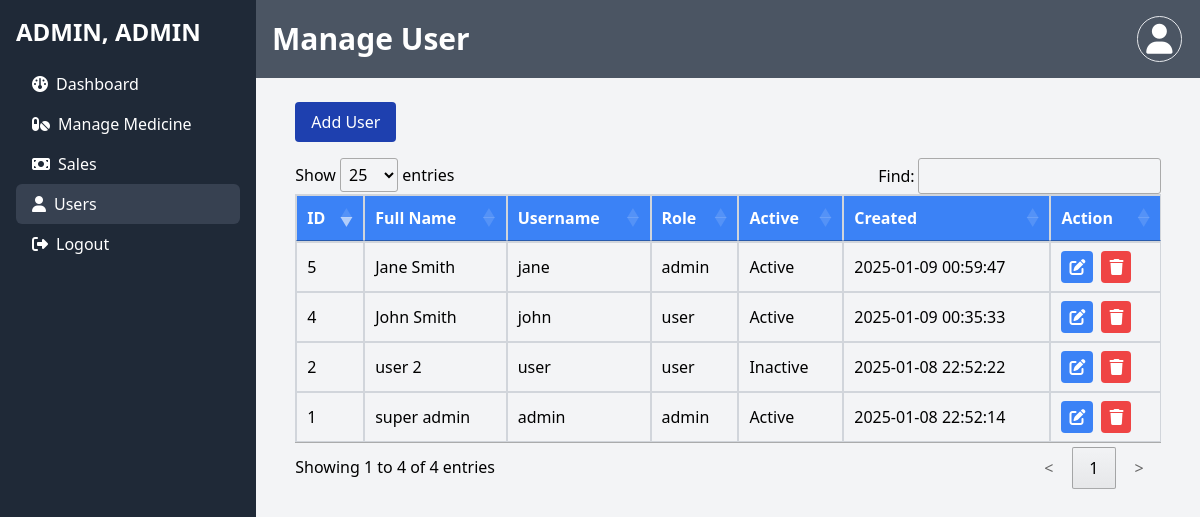
The page /views/users/main_users.php (signed in) on the database its author committed.
### tables this page shows
CREATE TABLE `users` (
  `id` int NOT NULL AUTO_INCREMENT,
  `username` varchar(255) NOT NULL,
  `password` varchar(255) NOT NULL,
  `role` enum('admin','manager','user') NOT NULL DEFAULT 'user',
  `isActive` tinyint(1) NOT NULL DEFAULT '1',
  `created` datetime DEFAULT CURRENT_TIMESTAMP,
  `deleted` char(5) NOT NULL,
  `fullName` varchar(255) NOT NULL,
  PRIMARY KEY (`id`),
  UNIQUE KEY `username` (`username`)
);

### includes/users.php (called while the page is built, shortened)
<?php
include 'db.php';
function getUsers()
{
    global $conn;
    $query = "SELECT id, fullName, username, role, isActive, created FROM users WHERE deleted!='*'";
    $stmt = $conn->prepare($query);
    $stmt->execute();
    return $stmt->fetchAll(PDO::FETCH_ASSOC);
}

### views/users/main_users.php (the view, shortened to what this page needs)
<?php
include '../../includes/auth.php';
include '../../includes/users.php';
$user = $_SESSION['user'];
$users = getUsers();
?>
<!DOCTYPE html>
<html lang="en">
<head>
    <link href="https://cdn.jsdelivr.net/npm/tailwindcss@2.2.19/dist/tailwind.min.css" rel="stylesheet">
    <link rel="stylesheet" type="text/css" href="https://cdn.datatables.net/1.11.5/css/jquery.dataTables.css">
</head>
<body class="bg-gray-100">
    <div class="flex">
        <div class="w-64 h-screen bg-gray-800 text-white p-4 sticky top-0">
            <h2 class="text-2xl font-bold mb-4"><?php echo strtoupper($user['role']) ?>, <?php echo strtoupper($user['username']) ?></h2>
            <ul>
                <li>
                    <a href="../dashboard.php" class="hover:bg-gray-700 py-2 pl-4 rounded-md block flex items-center gap-2">
                        <i class="fa-solid fa-gauge"></i>
                        <p>Dashboard</p>
                    </a>
                </li>
                <li>
                    <a href="../medicine/main_medicine.php" class="hover:bg-gray-700 py-2 pl-4 rounded-md block flex items-center gap-2">
                        <i class="fa-solid fa-pills"></i>
                        <p>Manage Medicine</p>
                    </a>
                </li>
                <li>
                    <a href="../sales/main_sales.php" class="hover:bg-gray-700 py-2 pl-4 rounded-md block flex items-center gap-2">
                        <i class="fa-solid fa-money-bill"></i>
                        <p>Sales</p>
                    </a>
                </li>
                <?php if ($user['role'] === "admin"): ?>
                    <li>
                        <a href="main_users.php" class="bg-gray-700 py-2 pl-4 rounded-md block flex items-center gap-2">
                            <i class="fa-solid fa-user"></i>
                            <p>Users</p>
                        </a>
                    </li>
                <?php endif; ?>
                <li>
                    <a href="../../includes/auth.php?action=logout" class="hover:bg-gray-700 py-2 pl-4 rounded-md block flex items-center gap-2">
                        <i class="fa-solid fa-right-from-bracket"></i>
                        <p>Logout</p>
                    </a>
                </li>
            </ul>
        </div>
        <div class="flex-1">
            <div class="flex mb-6 items-center justify-start bg-gray-600 sticky top-0 z-50">
                <h1 class="text-3xl text-white p-4 font-bold w-11/12">Manage User</h1>
                <div class="relative text-3xl text-white p-4 font-bold">
                    <div id="profile-icon" class="border px-2 py-1 rounded-full cursor-pointer hover:bg-gray-700">
                        <i class="fa-solid fa-user"></i>
                    </div>
                </div>
            </div>
            <div class="flex flex-col items-center">
                <div class="flex items-start w-11/12">
                    <a href="create_user.php" class="bg-blue-800 text-white px-4 py-2 mb-4 rounded hover:bg-blue-700 hover:underline">Add User</a>
                </div>
                <div class="on w-11/12">
                    <table id="userTable" class="min-w-full table-auto border-collapse border border-gray-300">
                        <thead class="bg-blue-500 text-white">
                            <tr>
                                <th class="border border-gray-300 px-4 py-2">ID</th>
                                <th class="border border-gray-300 px-4 py-2">Full Name</th>
                                <th class="border border-gray-300 px-4 py-2">Username</th>
                                <th class="border border-gray-300 px-4 py-2">Role</th>
                                <th class="border border-gray-300 px-4 py-2">Active</th>
                                <th class="border border-gray-300 px-4 py-2">Created</th>
                                <th class="border border-gray-300 px-4 py-2">Action</th>
                            </tr>
                        </thead>
                        <tbody>
                            <?php if (empty($users)): ?>
                                <tr>
                                    <td colspan="6" class="text-center py-4">No users available.</td>
                                </tr>
                            <?php else: ?>
                                <?php foreach ($users as $user): ?>
                                    <tr class="bg-gray-100 hover:bg-gray-200 active:bg-gray-300">
                                        <td class="border border-gray-300 px-4 py-2"><?= htmlspecialchars($user['id']); ?></td>
                                        <td class="border border-gray-300 px-4 py-2"><?= htmlspecialchars($user['fullName']); ?></td>
                                        <td class="border border-gray-300 px-4 py-2"><?= htmlspecialchars($user['username']); ?></td>
                                        <td class="border border-gray-300 px-4 py-2"><?= htmlspecialchars($user['role']); ?></td>
                                        <td class="border border-gray-300 px-4 py-2">
                                            <?php if ($user['isActive'] === 1): ?>
                                                Active
                                            <?php else: ?>
                                                Inactive
                                            <?php endif; ?>
                                        </td>
                                        <td class="border border-gray-300 px-4 py-2"><?= $user['created'] ?></td>
                                        <td class="border border-gray-300 px-4 py-2 flex gap-2">
                                            <div class="bg-blue-500 text-white px-2 py-1 rounded hover:bg-blue-400"><a href="edit_user.php?id=<?= $user['id'] ?>"><i class="fa-solid fa-pen-to-square"></i></a></div>
                                            <div class="bg-red-500 text-white px-2 py-1 rounded hover:bg-red-400 cursor-pointer" onclick="softDeleteUser(<?php echo $user['id']; ?>)"><i class="fa-solid fa-trash"></i></div>
                                        </td>
                                    </tr>
                                <?php endforeach; ?>
                            <?php endif; ?>
                        </tbody>
                    </table>
                </div>
            </div>
        </div>
    </div>
</body>
</html>

### rows shown on the page
users: role "ADMIN", username "ADMIN", id "1", fullName "super admin", username "admin", role "admin", isActive "Active", created "2025-01-08 22:52:14"
users: id "2", fullName "user 2", username "user", role "user", isActive "Inactive", created "2025-01-08 22:52:22"
users: id "4", fullName "John Smith", username "john", role "user", isActive "Active", created "2025-01-09 00:35:33"
users: id "5", fullName "Jane Smith", username "jane", role "admin", isActive "Active", created "2025-01-09 00:59:47"
